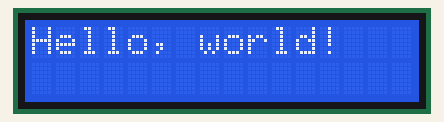
This sketch was run on a simulated ESP8266 (NodeMCU). Shown: 16×2 character LCD. WiFi joins after 1.5 s; servers stay silent unless stated; a WiFi scan finds three made-up networks; what the sketch prints to the serial monitor is not drawn.

Above: at 0.1 s.
At 1.6 s:
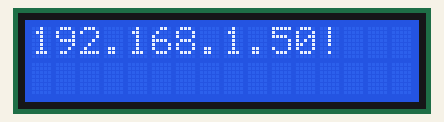

The sketch:

TestIncomeMessages.ino
```cpp
#include <SPI.h>
#include <ESP8266WiFi.h>
#include <Wire.h>
#include <LiquidCrystal_I2C.h>
// Set the LCD address to 0x27 for a 16 chars and 2 line display
LiquidCrystal_I2C lcd(0x27, 16, 2);
char ssid[] = "TOPmi";           // SSID of your home WiFi
char password[] = "wifigenius12431243";            // password of your home WiFi
WiFiServer server(80);
void setup() {
  lcd.begin(0,2);  // sda=0 | D3, scl=2 | D4

  // Turn on the blacklight and print a message.
  lcd.backlight();
  lcd.print("Hello, world!");
  Serial.begin(115200);
  setupWiFi();
}

void loop() {
  if (WiFi.status() != WL_CONNECTED)
    setupWiFi();
  WiFiClient client = server.available();
  if (client) {
    lcd.clear();
    lcd.setCursor(0, 0);
    lcd.print("Client!");
    if (client.connected()) {
      lcd.setCursor(0, 1);
      lcd.print("ClientConnected");
      String request = client.readStringUntil('\r');    // receives the message from the client
      lcd.clear();
      lcd.setCursor(0, 0);
      lcd.print("From client: ");
      lcd.setCursor(0, 1);
      lcd.print(request);
      //Serial.print("From client: "); Serial.println(request);
      client.flush();
    }
    client.stop();                // tarminates the connection with the client
  }

}
void setupWiFi(){
  // Connect to WiFi network
  Serial.println();
  Serial.println();
  Serial.print("Connecting to ");
  Serial.println(ssid);

  WiFi.begin(ssid, password);
  while (WiFi.status() != WL_CONNECTED) {
    delay(500);
    Serial.print(".");
  }
  Serial.println("");
  Serial.println("WiFi connected");

  // Start the server
  server.begin();
  Serial.println("Server started");

  // Print the IP address
  lcd.setCursor(0, 0);
  lcd.print(WiFi.localIP());
  Serial.println("Connected to wifi");
  Serial.print("Status: "); Serial.println(WiFi.status());  // some parameters from the network
  Serial.print("IP: ");     Serial.println(WiFi.localIP());
  Serial.print("Subnet: "); Serial.println(WiFi.subnetMask());
  Serial.print("Gateway: "); Serial.println(WiFi.gatewayIP());
  Serial.print("SSID: "); Serial.println(WiFi.SSID());
  Serial.print("Signal: "); Serial.println(WiFi.RSSI());
  Serial.print("Networks: "); Serial.println(WiFi.scanNetworks());
}
```
